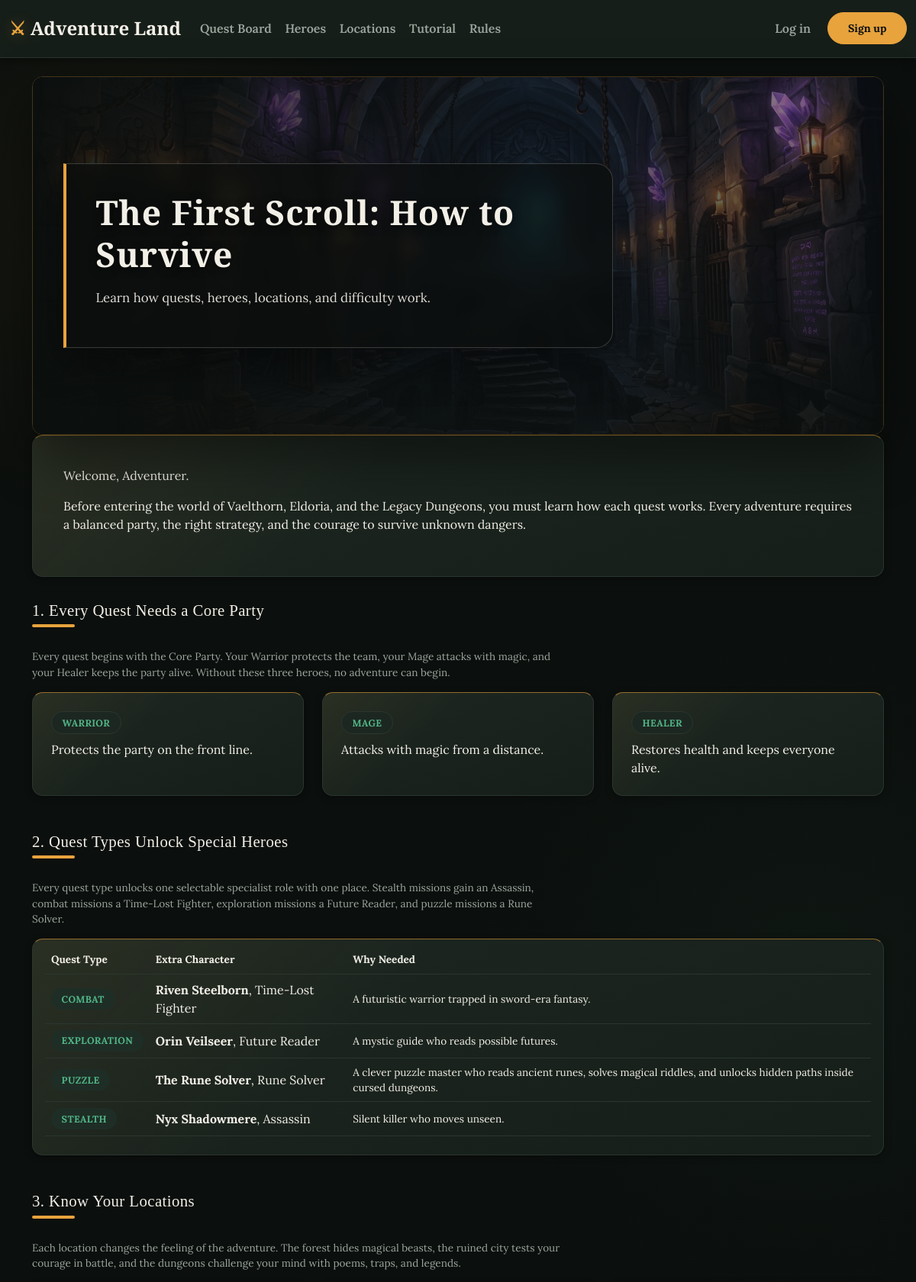
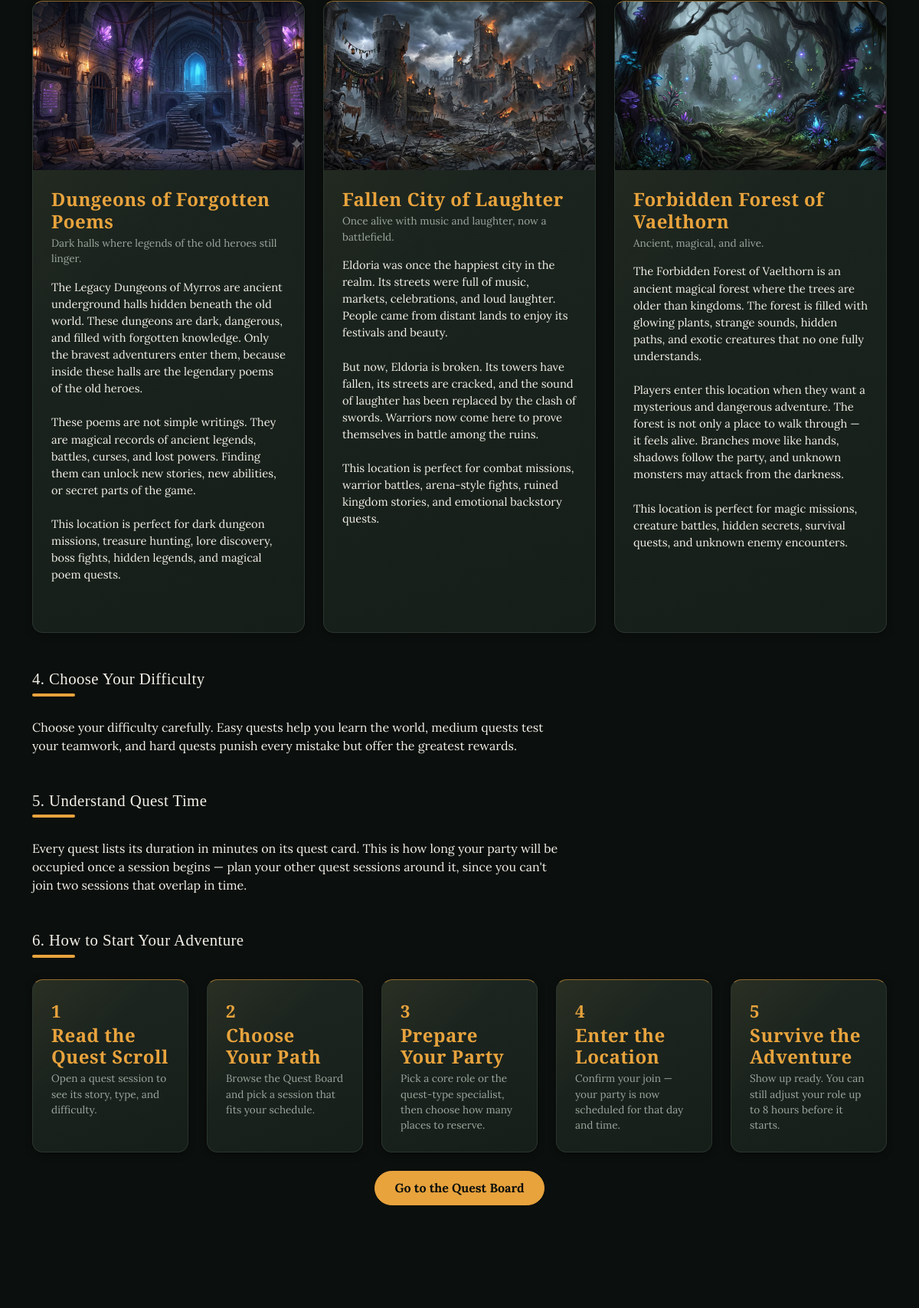
The app's page /tutorial (upper part) with its own data (2 pictures, top to bottom).
### tables this page shows
CREATE TABLE characters (
    id              INTEGER PRIMARY KEY AUTOINCREMENT,
    category        TEXT NOT NULL CHECK (category IN ('core', 'bonus')),
    name            TEXT NOT NULL,          -- e.g. 'Kael Ironbound'
    title           TEXT NOT NULL,          -- e.g. 'Warrior' or 'Assassin'
    identity        TEXT NOT NULL,          -- short one-line description
    backstory       TEXT,                   -- longer lore paragraph for the Heroes page
    image_filename  TEXT,
    role_id         INTEGER,                -- core role or quest-type specialist role
    quest_type_id   INTEGER,                -- set only for category='bonus'
    FOREIGN KEY (role_id) REFERENCES roles (id),
    FOREIGN KEY (quest_type_id) REFERENCES quest_types (id)
);

CREATE TABLE quest_types (
    id      INTEGER PRIMARY KEY AUTOINCREMENT,
    name    TEXT NOT NULL UNIQUE
);

CREATE TABLE locations (
    id              INTEGER PRIMARY KEY AUTOINCREMENT,
    name            TEXT NOT NULL UNIQUE,
    tagline         TEXT,               -- short evocative subtitle
    description     TEXT,               -- longer lore paragraph(s)
    image_filename  TEXT
);

### app.py (the view)
@app.route("/tutorial")
def tutorial():
    return render_template(
        "tutorial.html",
        core_characters=dao.get_core_characters(),
        bonus_characters=dao.get_bonus_characters(),
        locations=dao.get_all_locations(),
    )

### app.py (called while the page is built)
@app.context_processor
def inject_globals():
    return {
        "guild_name": "Adventure Land",
        "guild_tagline": "Where your wildest ideas become our greatest quests",
        "today_iso": datetime.now().date().isoformat(),
    }

### dao.py (called while the page is built)
def get_connection():
    conn = sqlite3.connect(DB_PATH)
    conn.execute("PRAGMA foreign_keys = ON")
    conn.row_factory = sqlite3.Row  # I use column names such as row["username"].
    return conn

def get_all_locations():
    conn = get_connection()
    rows = conn.execute("SELECT * FROM locations ORDER BY name").fetchall()
    conn.close()
    return rows

def get_core_characters():
    conn = get_connection()
    rows = conn.execute(
        """SELECT c.*, r.name AS role_name
           FROM characters c JOIN roles r ON r.id = c.role_id
           WHERE c.category = 'core'
           ORDER BY r.id"""
    ).fetchall()
    conn.close()
    return rows

def get_bonus_characters():
    conn = get_connection()
    rows = conn.execute(
        """SELECT c.*, qt.name AS quest_type_name
           FROM characters c JOIN quest_types qt ON qt.id = c.quest_type_id
           WHERE c.category = 'bonus'
           ORDER BY qt.id"""
    ).fetchall()
    conn.close()
    return rows

### templates/tutorial.html (shortened to what this page needs)
{% extends "base.html" %}
{% block content %}
<div class="hero-banner tutorial-page-hero">
  <img src="{{ url_for('static', filename='images/locations/dungeons_of_forgotten_poems.jpg') }}" alt="" class="hero-banner__bg">
  <div class="hero-banner__content">
    <h1 class="hero-banner__tagline">The First Scroll: How to Survive</h1>
    <p class="hero-banner__sub">Learn how quests, heroes, locations, and difficulty work.</p>
  </div>
</div>
<div class="tutorial-hero">
  <p>Welcome, Adventurer.</p>
  <p>Before entering the world of Vaelthorn, Eldoria, and the Legacy Dungeons, you must learn how
  each quest works. Every adventure requires a balanced party, the right strategy, and the courage
  to survive unknown dangers.</p>
</div>
<h2 class="font-heading section-title subsection-title">1. Every Quest Needs a Core Party</h2>
<p class="form-hint mb-3 text-measure">
  Every quest begins with the Core Party. Your Warrior protects the team, your Mage attacks with
  magic, and your Healer keeps the party alive. Without these three heroes, no adventure can begin.
</p>
<div class="row row-cols-3 g-4 mb-5">
  <div class="col">
    <div class="tutorial-step">
      <span class="pill pill-role mb-2">Warrior</span>
      <p class="mb-0">Protects the party on the front line.</p>
    </div>
  </div>
  <div class="col">
    <div class="tutorial-step">
      <span class="pill pill-role mb-2">Mage</span>
      <p class="mb-0">Attacks with magic from a distance.</p>
    </div>
  </div>
  <div class="col">
    <div class="tutorial-step">
      <span class="pill pill-role mb-2">Healer</span>
      <p class="mb-0">Restores health and keeps everyone alive.</p>
    </div>
  </div>
</div>
<h2 class="font-heading section-title subsection-title">2. Quest Types Unlock Special Heroes</h2>
<p class="form-hint mb-3 text-measure">
  Every quest type unlocks one selectable specialist role with one place. Stealth missions gain an
  Assassin, combat missions a Time-Lost Fighter, exploration missions a Future Reader, and puzzle
  missions a Rune Solver.
</p>
<div class="table-responsive mb-5">
  <table class="table align-middle">
    <thead>
      <tr class="form-hint">
        <th>Quest Type</th>
        <th>Extra Character</th>
        <th>Why Needed</th>
      </tr>
    </thead>
    <tbody>
      {% for c in bonus_characters %}
      <tr>
        <td><span class="pill pill-type">{{ c.quest_type_name }}</span></td>
        <td><strong>{{ c.name }}</strong>, {{ c.title }}</td>
        <td class="form-hint">{{ c.identity }}</td>
      </tr>
      {% endfor %}
    </tbody>
  </table>
</div>
<h2 class="font-heading section-title subsection-title" id="locations">3. Know Your Locations</h2>
<p class="form-hint mb-3 text-measure">
  Each location changes the feeling of the adventure. The forest hides magical beasts, the ruined
  city tests your courage in battle, and the dungeons challenge your mind with poems, traps, and legends.
</p>
<div class="row row-cols-3 g-4 mb-5">
  {% for loc in locations %}
  <div class="col">
    <div class="location-card h-100">
      <img src="{{ url_for('static', filename='images/locations/' + loc.image_filename) }}"
           alt="{{ loc.name }}" class="location-card__image">
      <div class="location-card__body">
        <h3 class="hero-row__title hero-row__title--sm">{{ loc.name }}</h3>
        <p class="form-hint">{{ loc.tagline }}</p>
        <p class="location-desc">{{ loc.description }}</p>
      </div>
    </div>
  </div>
  {% endfor %}
</div>
<h2 class="font-heading section-title subsection-title">4. Choose Your Difficulty</h2>
<p class="mb-5 text-measure">
  Choose your difficulty carefully. Easy quests help you learn the world, medium quests test your
  teamwork, and hard quests punish every mistake but offer the greatest rewards.
</p>
<h2 class="font-heading section-title subsection-title">5. Understand Quest Time</h2>
<p class="mb-5 text-measure">
  Every quest lists its duration in minutes on its quest card. This is how long your party will be
  occupied once a session begins — plan your other quest sessions around it, since you can't join
  two sessions that overlap in time.
</p>
<h2 class="font-heading section-title subsection-title">6. How to Start Your Adventure</h2>
<div class="row row-cols-5 g-4 mb-4">
  {% set steps = [
    ("1", "Read the Quest Scroll", "Open a quest session to see its story, type, and difficulty."),
    ("2", "Choose Your Path", "Browse the Quest Board and pick a session that fits your schedule."),
    ("3", "Prepare Your Party", "Pick a core role or the quest-type specialist, then choose how many places to reserve."),
    ("4", "Enter the Location", "Confirm your join — your party is now scheduled for that day and time."),
    ("5", "Survive the Adventure", "Show up ready. You can still adjust your role up to 8 hours before it starts.")
  ] %}
  {% for num, title, text in steps %}
  <div class="col">
    <div class="tutorial-step">
      <div class="tutorial-step__number">{{ num }}</div>
      <h3 class="hero-row__title hero-row__title--xs">{{ title }}</h3>
      <p class="form-hint mb-0">{{ text }}</p>
    </div>
  </div>
  {% endfor %}
</div>
<div class="text-center mb-5">
  <a href="{{ url_for('quest_board') }}" class="btn btn-accent">Go to the Quest Board</a>
</div>
{% endblock %}

### records on screen
characters: quest_type_name "COMBAT", name "Riven Steelborn", title "Time-Lost Fighter", identity "A futuristic warrior trapped in sword-era fantasy."
characters: quest_type_name "EXPLORATION", name "Orin Veilseer", title "Future Reader", identity "A mystic guide who reads possible futures."
characters: quest_type_name "PUZZLE", name "The Rune Solver", title "Rune Solver", identity "A clever puzzle master who reads ancient runes, solves magical riddles, and unlocks hidden paths inside cursed dungeons."
characters: quest_type_name "STEALTH", name "Nyx Shadowmere", title "Assassin", identity "Silent killer who moves unseen."
locations: image_filename (picture), name "Dungeons of Forgotten Poems", tagline "Dark halls where legends of the old heroes still linger.", description "The Legacy Dungeons of Myrros are ancient underground halls hidden beneath the old world. These dungeons are dark, dangerous, and filled with forgotten knowledge. Only the bravest adventurers enter them, because inside these halls are the legendary poems of the old heroes. These poems are not simple writings. They are magical records of ancient legends, battles, curses, and lost powers. Finding them can unlock new stories, new abilities, or secret parts of the game. This location is perfect for dark dungeon missions, treasure hunting, lore discovery, boss fights, hidden legends, and magical poem quests."
locations: image_filename (picture), name "Fallen City of Laughter", tagline "Once alive with music and laughter, now a battlefield.", description "Eldoria was once the happiest city in the realm. Its streets were full of music, markets, celebrations, and loud laughter. People came from distant lands to enjoy its festivals and beauty. But now, Eldoria is broken. Its towers have fallen, its streets are cracked, and the sound of laughter has been replaced by the clash of swords. Warriors now come here to prove themselves in battle among the ruins. This location is perfect for combat missions, warrior battles, arena-style fights, ruined kingdom stories, and emotional backstory quests."
locations: image_filename (picture), name "Forbidden Forest of Vaelthorn", tagline "Ancient, magical, and alive.", description "The Forbidden Forest of Vaelthorn is an ancient magical forest where the trees are older than kingdoms. The forest is filled with glowing plants, strange sounds, hidden paths, and exotic creatures that no one fully understands. Players enter this location when they want a mysterious and dangerous adventure. The forest is not only a place to walk through — it feels alive. Branches move like hands, shadows follow the party, and unknown monsters may attack from the darkness. This location is perfect for magic missions, creature battles, hidden secrets, survival quests, and unknown enemy encounters."

### other values on screen
{{ guild_name }} "Adventure Land"
{{ num }} "1" "2" "3" "4" "5"
{{ title }} "Read the Quest Scroll" "Choose Your Path" "Prepare Your Party" "Enter the Location" "Survive the Adventure"
{{ text }} "Open a quest session to see its story, type, and difficulty." "Browse the Quest Board and pick a session that fits your schedule." "Pick a core role or the quest-type specialist, then choose how many places to reserve." "Confirm your join — your party is now scheduled for that day and time." "Show up ready. You can still adjust your role up to 8 hours before it starts."
